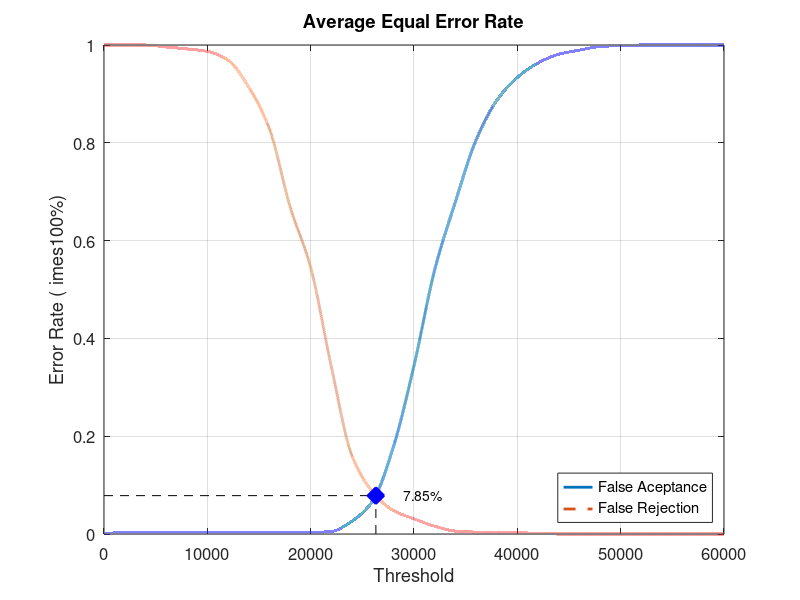
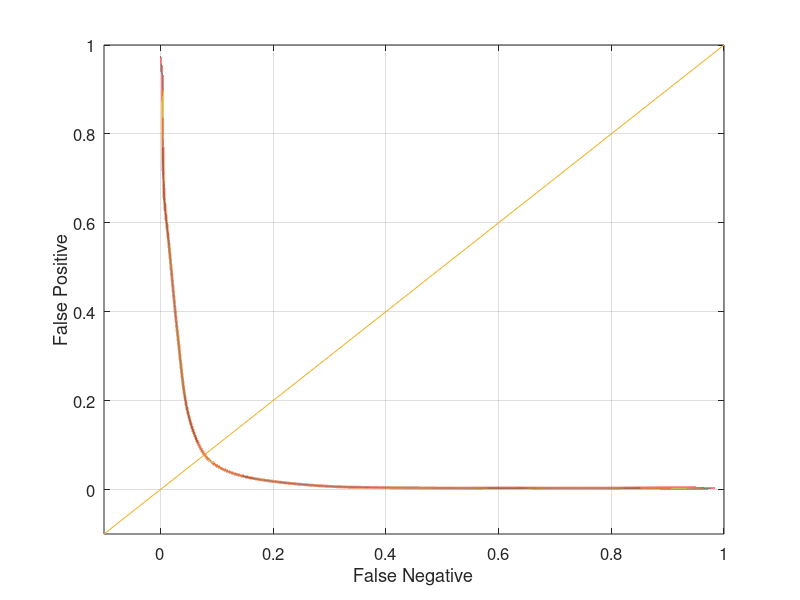

Write the MATLAB code that produced these figures, in order.
close all;
clear;
clc;
x = 0:2000:60000;
xq = 0:0.5:60000;

y0 = [0 0.0031579 0.0031579 0.0031579 0.0031579 0.0031579 0.0031579 0.0031579 0.0031579 0.0031579 0.0031579 0.00526316 0.0263158 0.0673684 0.177895 0.344211 0.54 0.678947 0.805263 0.886316 0.933684 0.963158 0.981053 0.989474 0.996842 0.998947 1 1 1 1 1]
yy0 = interp1(x, y0, xq, 'pchip');
y1 = [1 1 1 0.996 0.992 0.987 0.969 0.914 0.829 0.67 0.545 0.342 0.16 0.086 0.048 0.031 0.016 0.006 0.004 0.004 0.003 0.001 0 0 0 0 0 0 0 0 0]
yy1 = interp1(x, y1, xq, 'pchip');

% Calculating EER: 
y2 = abs(y0 - y1);
find(y2 == min(y2))
yy2 = abs(yy0 - yy1);
xEER = find(yy2 == min(yy2));
xEERIndex = xq(xEER) % X-axis EER
yEER = yy0(xEER) % Y-axis EER

main = figure
plot(xq, yy0,'-','LineWidth', 2);	hold on
plot(xq, yy1,'--','LineWidth', 2);	hold on
plot([xEERIndex xEERIndex], [0 yEER], 'k--');	hold on
plot([0 xEERIndex], [yEER yEER], 'k--');	hold on
plot(xEERIndex, yEER, 'bx', 'LineWidth', 10);	hold on
text(xEERIndex + 10 * xEERIndex / 100, yEER, [num2str(round((10000 * yEER)) / 100) '%'])
legend('False Aceptance', 'False Rejection', 'Location', 'SouthEast')
xlabel('Threshold')
ylabel('Error Rate (	imes100%)')
title('Average Equal Error Rate')
set(gca, 'FontSize', 12)
axis([0 60000 0 1])
grid on

print(main, 'Database2AverageMain', '-dpng');
FNRxFPR = figure('Color', [1 1 1]);
plot(yy1, yy0, '-', yy1, yy0, 'LineWidth', 2);
hold on
y = -0.1:0.1:1
plot(y, y); 
set(gca, 'FontSize', 12)
xlabel('False Negative')
ylabel('False Positive')
axis([-0.1 1 -0.1 1])
set(gca, 'FontSize', 12)
grid on

print(FNRxFPR, 'Database2AverageFNRxFPR','-dpng');
